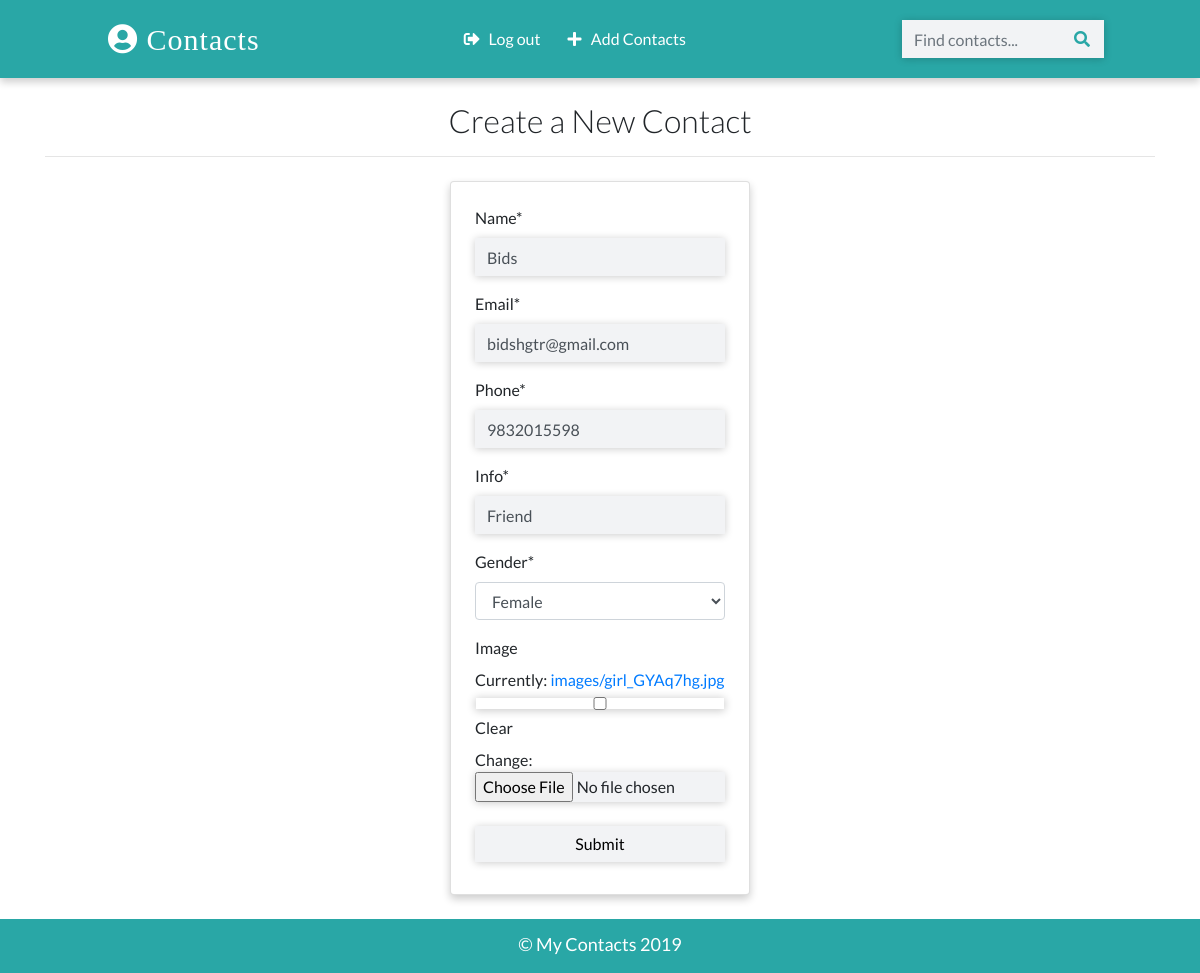
Screenshot of /contacts/update/20 (signed in) with the database file from the repository.
### contactapp/models.py (models this page shows, shortened)
class Contact(models.Model):
    manager = models.ForeignKey(User, on_delete=models.CASCADE, default=None)
    name = models.CharField(max_length=20)
    email = models.EmailField(max_length=100)
    phone = models.IntegerField()
    info = models.CharField(max_length=30)
    gender = models.CharField(max_length=50, choices=(
        ('male','Male'),
        ('female','Female')
    ))
    image = models.ImageField(upload_to='images/',blank=True)
    date_added = models.DateTimeField(default=datetime.now)
    class Meta:
        ordering = ['-id']

### contactapp/views.py (the view, shortened to what this page needs)
# urls.py: path('contacts/update/<int:pk>',views.ContactUpdateView.as_view(), name="update"),
class ContactUpdateView(LoginRequiredMixin, UpdateView):
    model = Contact
    template_name = 'create.html'
    fields = ['name','email','phone','info','gender','image']

### templates/create.html (shortened to what this page needs)
{% extends 'base.html' %}
{% load crispy_forms_tags %}
{% block content %}
<div class="container">
    <h2 class="heading font-weight-light text-center">Create a New Contact</h2>
    <hr>
</div>
<div class="container w-25 card p-4 mt-4">
    <form action="" method="POST" enctype="multipart/form-data">
    {{form|crispy}}
    <input type="submit" value="Submit" style="color:black" class="w-100 text-blue text-center my-2 btn btn-info">
    </form>
</div>
{% endblock content %}

### static/css/main.css (style rules this page uses)
:root { --back: #29a7a6; --girl: #e64298; --boy: #2874dd; }
body { font-family: Lato, sans-serif; }
form { position: relative; }
input { border-radius: 0px !important; width: 250px; border: none !important; background-color: #f2f3f5 !important; box-shadow: 0 1px 8px 0 rgba(0, 0, 0, 0.2); }
.card { box-shadow: 0 4px 8px 0 rgba(0, 0, 0, 0.2); transition: 0.3s; min-width: 250px; box-sizing: border-box; }

### rows the page displays
Contact: name "Bids", email "bidshgtr@gmail.com", phone "9832015598", info "Friend", gender "Female"
